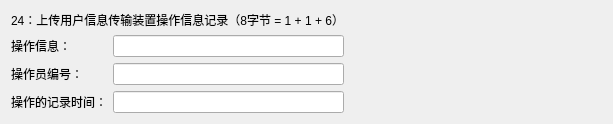
               <widget class="QWidget" name="page_13">
                <layout class="QGridLayout" name="gridLayout_15">
                 <item row="0" column="0" colspan="2">
                  <widget class="QLabel" name="label_66">
                   <property name="maximumSize">
                    <size>
                     <width>16777215</width>
                     <height>60</height>
                    </size>
                   </property>
                   <property name="text">
                    <string>24：上传用户信息传输装置操作信息记录（8字节 = 1 + 1 + 6）</string>
                   </property>
                  </widget>
                 </item>
                 <item row="1" column="0">
                  <widget class="QLabel" name="label_64">
                   <property name="text">
                    <string>操作信息：</string>
                   </property>
                  </widget>
                 </item>
                 <item row="1" column="1">
                  <widget class="QLineEdit" name="Line_24_1"/>
                 </item>
                 <item row="1" column="2">
                  <spacer name="horizontalSpacer_11">
                   <property name="orientation">
                    <enum>Qt::Orientation::Horizontal</enum>
                   </property>
                   <property name="sizeHint" stdset="0">
                    <size>
                     <width>258</width>
                     <height>20</height>
                    </size>
                   </property>
                  </spacer>
                 </item>
                 <item row="2" column="0">
                  <widget class="QLabel" name="label_67">
                   <property name="text">
                    <string>操作员编号：</string>
                   </property>
                  </widget>
                 </item>
                 <item row="2" column="1">
                  <widget class="QLineEdit" name="Line_24_2"/>
                 </item>
                 <item row="3" column="0">
                  <widget class="QLabel" name="label_68">
                   <property name="text">
                    <string>操作的记录时间：</string>
                   </property>
                  </widget>
                 </item>
                 <item row="3" column="1">
                  <widget class="QLineEdit" name="Line_24_3"/>
                 </item>
                </layout>
               </widget>
